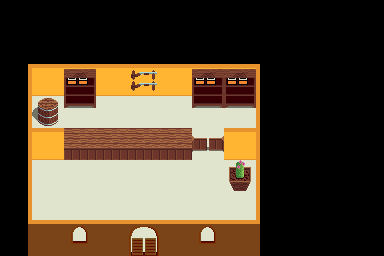

This is a level from a 2D game, rendered from its Tiled map with the project's own tilesets. A one-line summary and the complete map file follow:
An orthogonal 12x8 tile map with 32x32 px tiles, 3 tile layers (Base, Overlay, Table Decor), 2 tilesets and 3 objects (GunSalesman).

<map version="1.0" orientation="orthogonal" renderorder="right-down" width="12" height="8" tilewidth="32" tileheight="32" nextobjectid="7">
 <properties>
  <property name="Name" value="GunStore" />
 </properties>
 <tileset firstgid="1" source="Interior.tsx" />
 <tileset firstgid="257" name="PlaceObjects" tilewidth="32" tileheight="32" tilecount="16" columns="4">
  <image source="PlaceObjects.png" width="128" height="128" />
  <tile id="0">
   <properties>
    <property name="ObjectName" value="ShootOnSight" />
   </properties>
  </tile>
 </tileset>
 <layer name="Base" width="12" height="8">
  <data encoding="csv">
0,0,0,0,0,0,0,0,0,0,0,0,
0,0,0,0,0,0,0,0,0,0,0,0,
0,1,1,3,1,1,1,1,0,0,0,0,
0,34,34,34,34,34,34,34,0,0,0,0,
0,1,34,34,34,34,34,1,0,0,0,0,
0,34,34,34,34,34,34,34,0,0,0,0,
0,34,34,34,34,34,34,34,0,0,0,0,
0,34,34,34,34,34,34,34,0,0,0,0
</data>
 </layer>
 <layer name="Overlay" width="12" height="8">
  <data encoding="csv">
0,0,0,0,0,0,0,0,0,0,0,0,
0,0,0,0,0,0,0,0,0,0,0,0,
6,0,113,0,0,0,113,113,0,0,0,0,
6,53,129,0,0,0,129,129,0,0,0,0,
6,0,81,81,81,81,82,0,0,0,0,0,
6,0,0,0,0,0,0,69,0,0,0,0,
6,0,0,0,0,0,0,0,0,0,0,0,
22,0,0,0,0,0,0,0,0,0,0,0
</data>
 </layer>
 <layer name="Table Decor" width="12" height="8">
  <data encoding="csv">
0,0,0,0,0,0,0,0,0,0,0,0,
0,0,0,0,0,0,0,0,0,0,0,0,
6,0,0,1,97,0,0,0,7,0,0,0,
6,0,0,0,0,0,0,0,7,0,0,0,
6,0,0,0,0,0,0,0,7,0,0,0,
6,0,0,0,0,0,0,57,7,0,0,0,
6,8,8,8,8,8,8,8,7,0,0,0,
22,17,18,17,19,17,18,17,23,0,0,0
</data>
 </layer>
 <objectgroup name="Objects">
  <object id="1" x="128" y="256" width="32" height="32">
   <properties>
    <property name="PortalTo" value="DessertTest:GunStore" />
   </properties>
  </object>
  <object id="2" x="128" y="224" width="32" height="32">
   <properties>
    <property name="PortalFrom" value="default" />
   </properties>
  </object>
  <object id="6" name="GunSalesman" gid="257" x="128" y="128" width="32" height="32">
   <properties>
    <property name="ObjectName" value="GunSalesman" />
   </properties>
  </object>
 </objectgroup>
</map>
